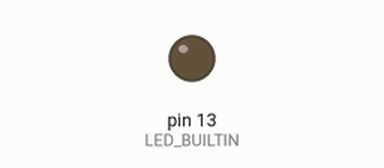
Simulated run of this sketch. Board: Arduino Uno, built with avr-gcc and run on an emulated ATmega328P. Parts: output pins drawn as LEDs (lit = HIGH).

Above: at 0.05 s.
At 15.24 s:
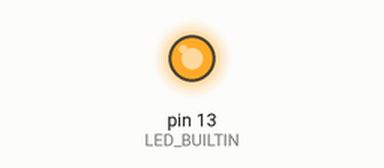
Timing chart, 0 to 15.6 s (numbered marks = the images above):
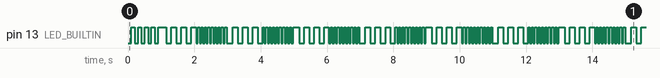

The sketch:

Dual-Blink.ino
```cpp
#include "Espera.h"
TEspera TRfsh,TCambio;
bool cambio=false;
void setup() {
 pinMode(LED_BUILTIN, OUTPUT);
 TRfsh.set(100);
 TCambio.set(1000);
}

void loop() {
if(TRfsh.done(true))    digitalWrite(LED_BUILTIN, !digitalRead(LED_BUILTIN));
if(TCambio.done(true))  {cambio^=1;
                         TRfsh.set(cambio*100+50);
                         }
}
```

Espera.cpp
```cpp
/* ========================================================================== */
/*                                                                           */
/*   Espera.c                                                                */
/*   (c) 2019 Jose Angel Moneo                                               */
/*   v1.3                                                                         */
/*   Clase Espera                                                           */
/* ========================================================================== */

#include "Espera.h"

//asigna el valor tiempo de espera a lavariable tsec
void TEspera::set(unsigned long espera)
{ Tsec=millis()+espera;
Tespera=espera; //alamacena el tiempo fijado
  fdone=false;
}

//espera a que se cumpla el tiempo de espera asignado
//if op es true realiza un reset automático al cumplirse el tiempo
boolean TEspera::done(bool op)
{  if (!fdone)
        if(Tsec<millis()) {fdone=true;
                           if (op) reset();
                           return true;}
  return fdone;
}

void TEspera::reset(void)
{   Tsec=millis()+Tespera;
  fdone=false;
}
```

Espera.h
```cpp
//  Clase Espera.h
// (c) Jose Angel Moneo (2016)
//  Sistema de espera sin usar timer
//
 // (c)  José Angel Moneo (2016)
// V1.3


#ifndef _Espera_class_H
#define _Espera_class_H

#if ARDUINO >= 100
 #include "Arduino.h"
#else
 #include "WProgram.h"
#endif


class TEspera
{


 private:
       unsigned long Tsec;
       unsigned long Tespera; //tiempo almacenado
       boolean fdone=true; //marca tiempo finalizado, para no tener que comprobar el tiempo despues de que se cumpla

public:

   TEspera(){}; //constructor para servo. indicamos el las salidas del servo
   boolean done(bool op=false);
   void set(unsigned long espera);
   void reset(); //Reinicia el tiempo preficado anteriormente

	};
  #endif
```

Measured:
- by itself, pin 13 (LED_BUILTIN): moves between LOW and HIGH, repeating every 12.0 s
